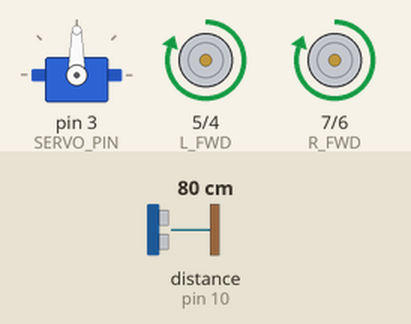
This sketch was run on a simulated Arduino Uno, built with avr-gcc and run on an emulated ATmega328P. Parts: servo, motor-driver pin pairs drawn as motors (green arrow = first pin HIGH = forward, orange = second pin HIGH = backward, longer = more drive). Wiring (inferred from the names in the program): ultrasonic range finder: trigger pin 9; echo pin 10. The test bench sets the inputs (shaded band); at power-on: distance to the obstacle (sensor on pin 10) 80 cm. The echo pulse lasts 58.3 µs per cm.

Above: at 2.2 s.
2.3 s: distance to the obstacle (sensor on pin 10) set to 23 cm
3.8 s: distance to the obstacle (sensor on pin 10) set to 19 cm
At 4.23 s:
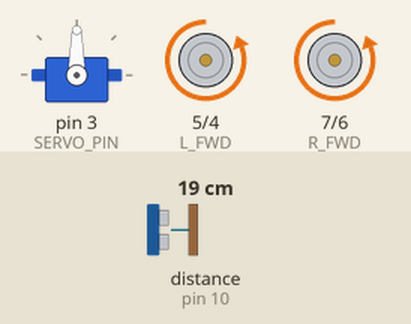
At 5.55 s:
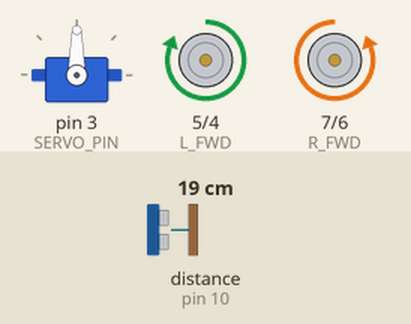
Timing chart, 0 to 12.8 s (numbered marks = the images above; inputs shaded):
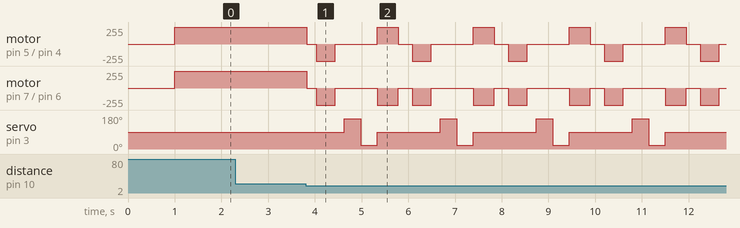

Measured:
- the behaviour switches between 22 and 21 cm on distance to the obstacle (sensor on pin 10) (found by bisection; images 0 and 1)
- after the input at 2.3 s, every drawn part: stays the same

The sketch:

obstacle_avoiding_robot.ino
```cpp
// Arduino sketch that initializes the HC-SR04 and servo, reads distances, and provides motor-control functions to drive an obstacle-avoiding robot.
//
// Full tutorial: https://shillehtek.com/blogs/news/arduino-uno-hc-sr04-obstacle-avoiding-robot
// Parts used: https://shillehtek.com/products/arduino-uno-r3-starter-kit
//             https://shillehtek.com/products/shillehtek-l298n-motor-driver-controller-board
//             https://shillehtek.com/products/n20-micro-metal-gear-motor-12v-100rpm
// More examples: https://github.com/shillehbean/shillehtek-examples
//

#include <Servo.h>

const int TRIG = 9, ECHO = 10, SERVO_PIN = 3;
const int L_FWD = 5, L_REV = 4, R_FWD = 7, R_REV = 6;
const int STOP_CM = 20;
Servo head;

long readCm() {
  digitalWrite(TRIG, LOW);  delayMicroseconds(2);
  digitalWrite(TRIG, HIGH); delayMicroseconds(10);
  digitalWrite(TRIG, LOW);
  long us = pulseIn(ECHO, HIGH, 25000);
  return us == 0 ? 400 : us * 0.034 / 2;          // no echo = treat as far away
}

void drive(bool lf, bool lr, bool rf, bool rr) {  // one function for every motion
  digitalWrite(L_FWD, lf); digitalWrite(L_REV, lr);
  digitalWrite(R_FWD, rf); digitalWrite(R_REV, rr);
}
void forward()  { drive(1, 0, 1, 0); }
void backward() { drive(0, 1, 0, 1); }
void left()     { drive(0, 1, 1, 0); }            // spin in place
void right()    { drive(1, 0, 0, 1); }
void stopAll()  { drive(0, 0, 0, 0); }

long lookAt(int angle) {                          // aim the sensor, settle, measure
  head.write(angle); delay(350);
  long d = readCm(); head.write(90); return d;
}

void setup() {
  pinMode(TRIG, OUTPUT); pinMode(ECHO, INPUT);
  for (int p : {L_FWD, L_REV, R_FWD, R_REV}) pinMode(p, OUTPUT);
  head.attach(SERVO_PIN); head.write(90);
  delay(1000);                                    // a second to put it down
}

void loop() {
  long ahead = readCm();
  if (ahead > STOP_CM) { forward(); delay(50); return; }

  stopAll(); delay(200);                          // obstacle: back off and look around
  backward(); delay(400); stopAll(); delay(200);
  long leftCm = lookAt(160), rightCm = lookAt(20);
  if (leftCm > rightCm) left(); else right();
  delay(450);                                     // ~90 degrees; tune for your chassis
  stopAll(); delay(100);
}
```
